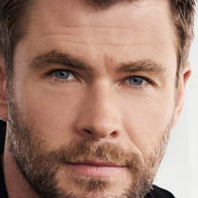
#> input picture PROJECT-FACE/PROJECT-FACE/dataset/test/chris_hemsworth/chris_hemsworth13.png, 198 x 198 px
$ python train_model.py
#> lines starting #> are read from the running program, lines starting #| are printed output that depends on the picture
import cv2
import numpy as np
from PIL import Image
import os

# Path to the extracted dataset directory
dataset_path = "C:/dataset"

# Initialize face recognizer and detector
recognizer = cv2.face.LBPHFaceRecognizer_create()
detector = cv2.CascadeClassifier(cv2.data.haarcascades + "haarcascade_frontalface_default.xml")

# Function to retrieve images and their corresponding labels
def imgs_and_labels(path):
#> called with path = 'C:/dataset'
    image_paths = []
    for root, dirs, files in os.walk(path):
        for file in files:
            if file.endswith('jpg') or file.endswith('png'):
                image_paths.append(os.path.join(root, file))
#> pass 2 of the loop in imgs_and_labels, `for root, dirs, files in os.walk(path):`:

    faces = []
    ids = []
    name_to_id = {}
    current_id = 0

    for imagePath in image_paths:
        img = Image.open(imagePath).convert('L')  # Convert to grayscale
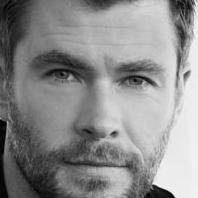
#> img: PIL image 198x198 L; min 0, max 251, mean 139.6
        img_np = np.array(img, 'uint8')
        dir_name = os.path.split(os.path.dirname(imagePath))[-1]

        if dir_name not in name_to_id:
            name_to_id[dir_name] = current_id
            current_id += 1

        id = name_to_id[dir_name]

        faces_detected = detector.detectMultiScale(img_np)
#> faces_detected = [[18, 16, 161, 161]]
        for (x, y, w, h) in faces_detected:
            faces.append(img_np[y:y + h, x:x + w])
            ids.append(id)
#> this loop made 1 pass
#> after the loop, faces = 1 item; ids = [0]
#> pass 2 of the loop in imgs_and_labels, `for imagePath in image_paths:`:
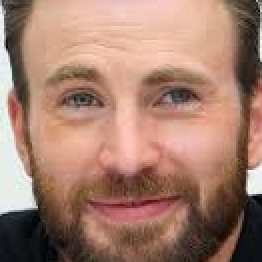
#> input picture PROJECT-FACE/PROJECT-FACE/dataset/test/chris_evans/chris_evans29.png, 131 x 131 px (shown 2 times larger)
#> in imgs_and_labels, `img = Image.open(imagePath).convert('L')`:
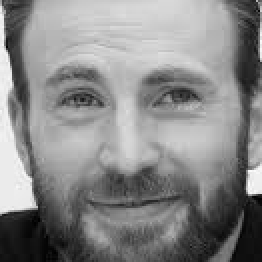
#> img: PIL image 131x131 L (shown 2 times larger); min 0, max 253, mean 135.7
#> faces_detected = [[8, 9, 115, 115]]
#> the loop in imgs_and_labels, `for (x, y, w, h) in faces_detected:` made 1 pass
#> after the loop in imgs_and_labels, `for (x, y, w, h) in faces_detected:`: faces = 2 items; ids = [0, 1]

    print(f"Total faces detected: {len(faces)}")
#| Total faces detected: 2
    print(f"Total IDs collected: {len(ids)}")
#| Total IDs collected: 2
    return faces, ids, name_to_id

# Directory to save the trained model and name-to-ID mapping
save_path = "C:/model_output"

# Ensure the directory exists
if not os.path.exists(save_path):
    os.makedirs(save_path)

# Training the recognizer with images and labels
faces, ids, name_to_id = imgs_and_labels(dataset_path)
#> faces = 2 items; ids = [0, 1]; name_to_id = {'chris_hemsworth': 0, 'chris_evans': 1}
if len(faces) > 0 and len(ids) > 0:
    recognizer.train(faces, np.array(ids))
    recognizer.save(os.path.join(save_path, 'trainer.yml'))
    # Save the name-to-ID mapping
    with open(os.path.join(save_path, 'names.txt'), 'w') as f:
        for name, id in name_to_id.items():
            f.write(f"{id}:{name}\n")
#> this loop made 2 passes
#> (name, id) on passes 1 to 2: ('chris_hemsworth', 0), ('chris_evans', 1)
    print(f"Model and names saved to: {save_path}")
else:
    print("No training data available. Please check your dataset.")
